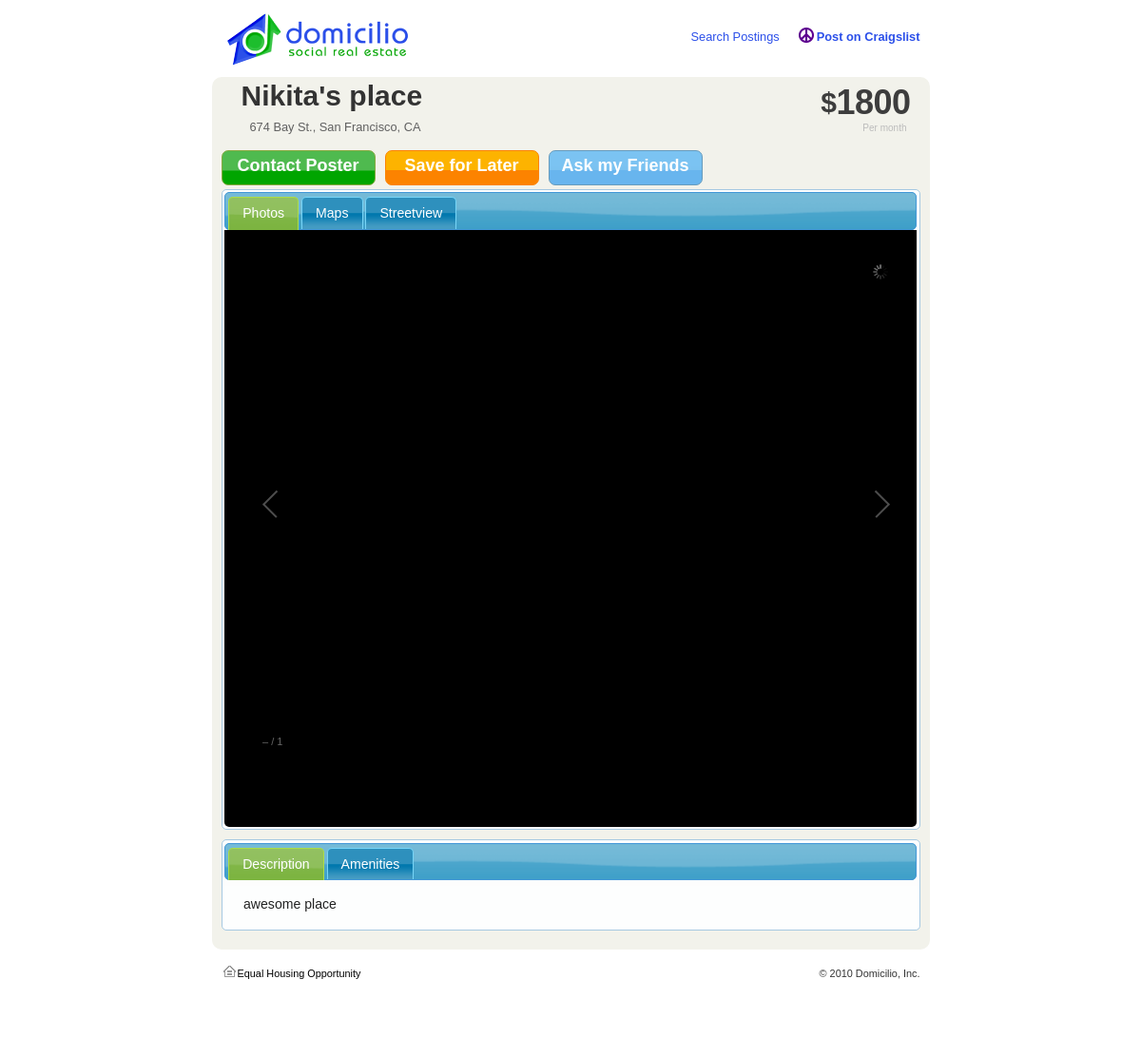
Screenshot of /view_posting.php?id=2 with the database file from the repository.
### tables this page shows
CREATE TABLE postings (
id BIGINT not null AUTO_INCREMENT,
owner_id BIGINT not null,
title varchar(1000),
cost varchar(64),
bedrooms INT,
address varchar(1000),
city varchar(64),
state varchar(32),
info varchar(20000),
location point,
PRIMARY KEY (id)
);

### lib/core.php (called while the page is built, shortened)
<?php
function id($a) {
  return $a;
}
function idx($array, $key, $default = null) {
  return $array[$key];
}
function edx($array, $key, $default = null) {
  return $array[$key];
}
?>

### lib/db.php (called while the page is built, shortened)
<?php
require_once('../lib/core.php');
function db_escape( $s )
{
  return mysql_real_escape_string( $s );
}
function db_fetch( $res )
{
  return mysql_fetch_row( $res );
}
function db_query( $query )
{
  $result = mysql_query($query);
  return $result;
}
?>

### lib/Posting.php (called while the page is built, shortened)
<?php
require_once("../lib/core.php");
require_once("../lib/db.php");
class Posting {
  protected
    $id,
    $title,
    $address,
    $state,
    $city,
    $info,
    $cost,
    $ownerId,
    $location = array('lat' => 0, 'lng' => 0),
    $photos = array();
  public static function fromDB($id) {
    $res = db_query("select id, title, cost, address, city, state,"
      . " info, owner_id, X(location), Y(location) from postings where id='"
      . db_escape($id) . "';");
    if ($arr = db_fetch($res)) {
      $id = $arr[0];
      $posting = id(new Posting())
                   ->setId($id)
                   ->setTitle(edx($arr, 1, 'New posting'))
                   ->setCost(edx($arr, 2, 0))
                   ->setAddress(edx($arr, 3, ''))
                   ->setCity(edx($arr, 4, ''))
                   ->setState(edx($arr, 5))
                   ->setInfo(edx($arr, 6, 'No info'))
                   ->setOwnerId(edx($arr, 7, 0))
                   ->setLocation(edx($arr, 8, 0), edx($arr, 9, 0));
      $res = db_query("select photo_id, photo_url,"
          . " photo_url_thumbnail from posting_photos where posting_id = '"
          . db_escape($id) . "';");
      while($arr = db_fetch($res)) {
        $posting->addPhoto($arr[0], $arr[2], $arr[1]);
      }
      return $posting;
    } else {
      return false;
    }
  }
  public function setLocation($new_lat, $new_lng) {
    return $this;
  }
  public function getFullAddress() {
    return $this->getAddress() . ", " . $this->getCity() . ", "
      . $this->getState();
  }
  public function addPhoto($photo_id, $photo_preview, $photo_src) {
    return $this;
  }
  public function setId($new_id) {
    return $this;
  }
  public function setTitle($new_title) {
    $this->title = $new_title;
    return $this;
  }
  public function getTitle() {
    return $this->title;
  }
  public function setInfo($new_info) {
    $this->info = $new_info;
    return $this;
  }
  public function getInfo() {
    return $this->info;
  }
  public function setAddress($new_address) {
    $this->address = $new_address;
    return $this;
  }
  public function getAddress() {
    return $this->address;
  }
  public function setCost($new_cost) {
    $this->cost = $new_cost;
    return $this;
  }
  public function getCost() {
    return $this->cost;
  }
  public function setCity($new_city) {
    $this->city = $new_city;
    return $this;
  }
  public function getCity() {
    return $this->city;
  }
  public function setState($new_state) {
    $this->state = $new_state;
    return $this;
  }
  public function getState() {
    return $this->state;
  }
  public function setOwnerId($new_owner_id) {
    return $this;
  }
}
?>

### www/view_posting.php (the view, shortened to what this page needs)
<?php
require_once('../lib/Posting.php');
$id = (int)idx($_GET, 'id', 0);
$posting = Posting::fromDB($id);
if ($posting) {
?>
<div id="view">
<h1><?php echo htmlspecialchars($posting->getTitle()); ?></h1><br/>
<p style="margin-left: 30px;"><?php echo htmlspecialchars($posting->getFullAddress()); ?></p>
<div class="price" style="position: relative; top:-70px;">
      <div class="price_data">
          <sup class="currency_if_required"></sup><sup>$</sup>
      <div class="currency_with_sup"><?php echo htmlspecialchars($posting->getCost()); ?></div>
       </div>
   <div class="price_modifier">                    Per month
    </div>
               </div>
	<div id="contactPoster" class="v3_button" style="float:left;width:140px;height:25px;padding:5px 10px; margin-right:10px;"  onclick="contactPoster()">Contact Poster</div>
	<div id ="savePosting" class="v3_button v3_orange" style="float:left;width:140px;height:25px;padding:5px 10px; margin-right:10px;" onclick="savePosting()">Save for Later</div>
	<div id="askFriends" class="v3_button v3_blue" style="float:left;width:140px;height:25px;padding:5px 10px;margin-right:10px;" onclick="shareWithFriends();">Ask my Friends</div>
	<br /><br />
<div id="tabs">
<ul>
	<li><a href="#tabs-2">Photos</a></li>
	<li><a href="#tabs-3">Maps</a></li>
	<li><a href="#tabs-4">Streetview</a></li>
</ul>
<div id="tabs-2" style="min-height: 400px; min-width:500px; text-align: center;background-color: black;">
	<div class="images" style="height:600px; width: 700px;">
	</div>
</div>
</div>
<div id="tabs2" style="margin-top:10px;margin-bottom:10px;">
<ul>
	<li><a href="#tabs-5">Description</a></li>
	<li><a href="#amenities">Amenities</a></li>
</ul>
<div id="tabs-5">
<div id="description" class="details_content">
            <div id="description_text" class="rounded_less trans">
<?php echo htmlspecialchars($posting->getInfo())?>
            </div>
        </div>
</div>
        </div>
</div>
<?php
} else {
  echo "I don't get it.";
}
  require_once('../lib/footer.php');
?>

### www/css/main.css (style rules this page uses)
h1, h2, h3, h4, h5, h6 { font-weight: normal; margin: 0; }
a { color: #2B4FE9; }
h1 { color:#333333; float:left; font-size:30px; font-weight:bold; padding:0 0 0 21px; }
body { font-family: Arial, Helvetica, sans-serif; font-size: 100%; background: #fff url(../images/body-bkg.jpg) no-repeat center top; margin: 0 0 100px 0; color: #606060; }
#tabs li { text-decoration: none; list-style-type: none; }
.rounded_less { -moz-border-radius:3px;-webkit-border-radius: 3px; }
#v3_search, #search_header, #search_body, .search_result, .price, .room_title, #search_filters, #results { overflow:hidden; }
.v3_button { color:#FFFFFF !important; height:42px; width:auto; font-size:18px; cursor:pointer; padding:5px 28px; background:transparent url('../images/v3_button_bgs_001.png') repeat-x 0 0; border:1px solid #85AA40; font-weight:bold; text-align:center; -moz-border-radius:7px;-webkit-border-radius: 7px; -webkit-box-shadow:0 0 6px transparent; font-family:Arial, Helvetica, Tahoma; }
.v3_blue { background-position:0 -42px !important; border-color:#679bbc !important; }
.v3_orange { background-position:0 -126px !important; border-color:#fc8300 !important; }
.price { float:right; margin-top:-4px; width:128px; }
.price_data { color:#3D3D3D; float:right; font-size:36px; font-weight:bold; height:44px; letter-spacing:-0.5px; line-height:44px; padding:2px 10px 0 0; }
.currency_with_sup { float:right; }
.price_modifier { color:#BBBBBB; float:right; font-size:10px; margin-top:-5px; padding-right:14px; text-align:right; width:103px; }
#view { background-color:#F2F2EB; -webkit-border-radius:10px; -moz-border-radius: 10px;padding:10px; }
.v3_blue { background-position:0 -42px !important; border-color:#679BBC !important; }

### rows the page displays
postings: title "Nikita's place", $posting->getFullAddress() "674 Bay St., San Francisco, CA", cost "1800", info "awesome place"
